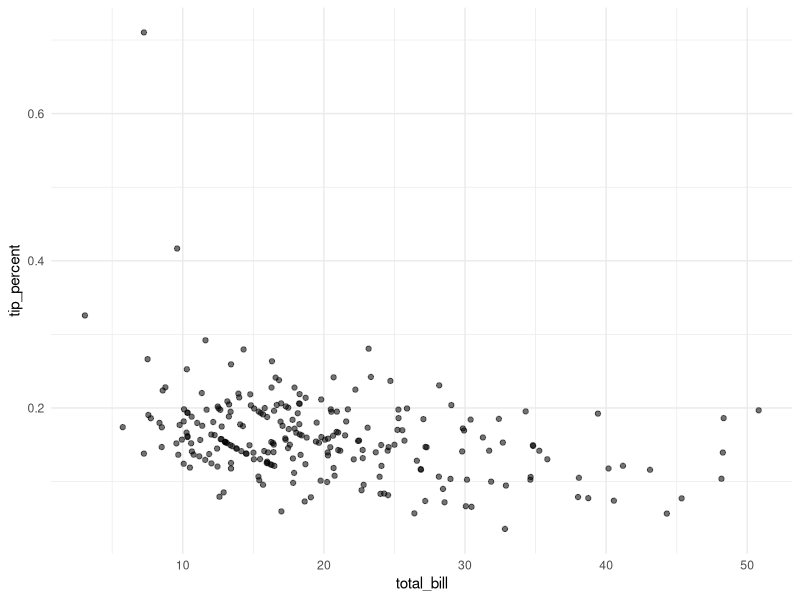
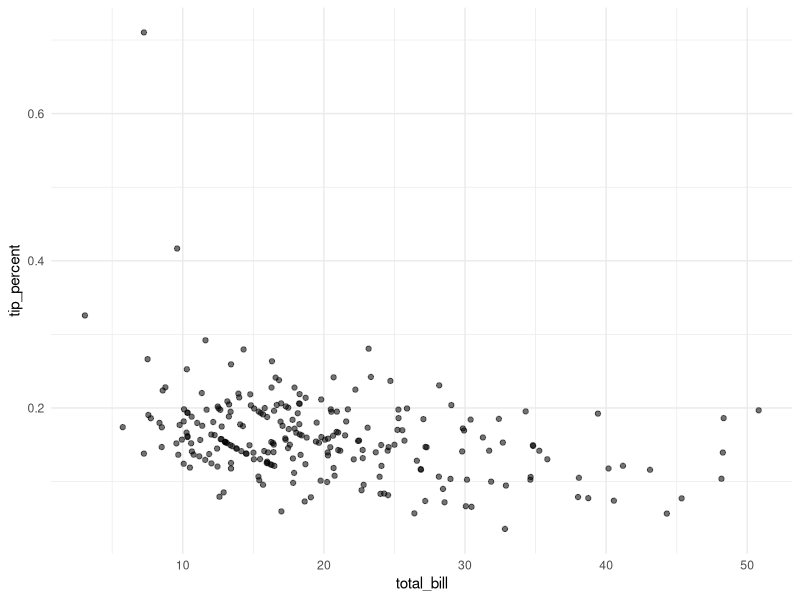
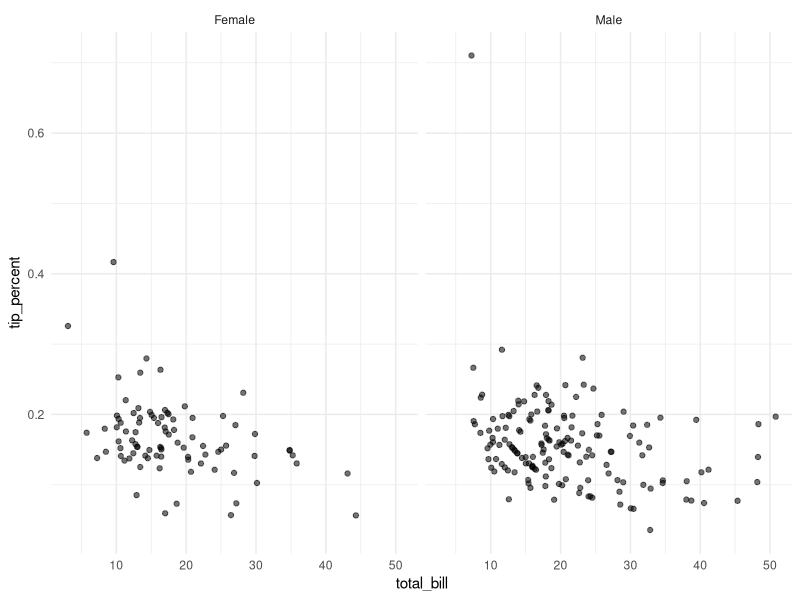

Generate these figures, in order, with R:
## ---- chunk 1
knitr::opts_chunk$set(echo = TRUE, warning = F, message = F, comment = "", eval = T)
## ---- chunk 2
## Load packages
library(reshape2)
library(tidyverse)
## ---- chunk 3
## add a new column with tip_percent
tips <- tips %>% 
  mutate(tip_percent = tip/total_bill)

as_tibble(tips)
## ---- chunk 4
ggplot(tips, aes(x = total_bill,
                 y = tip_percent,
                 alpha = 0.5))+
  geom_point()+
  theme_minimal()+
  guides(alpha = FALSE)
## ---- chunk 5
plot_points_tidyeval_01 <- function(x, y, alpha){
  
  x_var <- enquo(x)
  y_var <- enquo(y)
  
  ggplot(tips, aes(x = !!x_var, y = !!y_var, alpha = alpha))+
    geom_point()+
    theme_minimal()+
    guides(alpha = FALSE)
}

## pass column names unquoted 
plot_points_tidyeval_01(x = total_bill,
                        y = tip_percent,
                        alpha = 0.5)
## ---- chunk 6
plot_points_tidyeval_02 <- function(x, y, alpha, facet){
  
  x_var <- enquo(x)
  y_var <- enquo(y)
  facet_var <- enquo(facet)
  
  ggplot(tips, aes(x = !!x_var, y = !!y_var, alpha = alpha))+
    geom_point()+
    theme_minimal()+
    guides(alpha = FALSE)+
    facet_grid(cols = vars(!!facet_var))
}

##
plot_points_tidyeval_02(x = total_bill,
                        y = tip_percent,
                        alpha = 0.5,
                        facet = sex)
